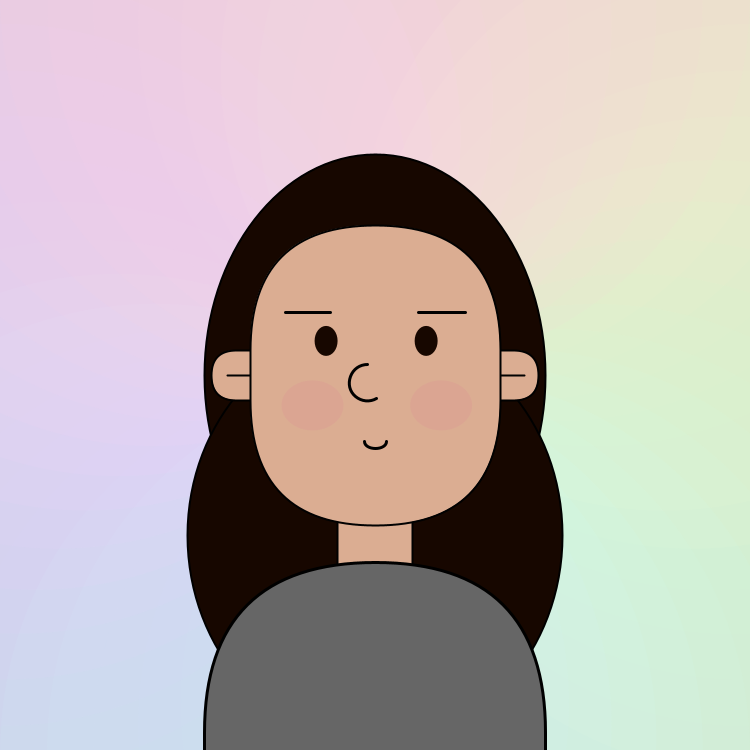
Frame 1 (no input)
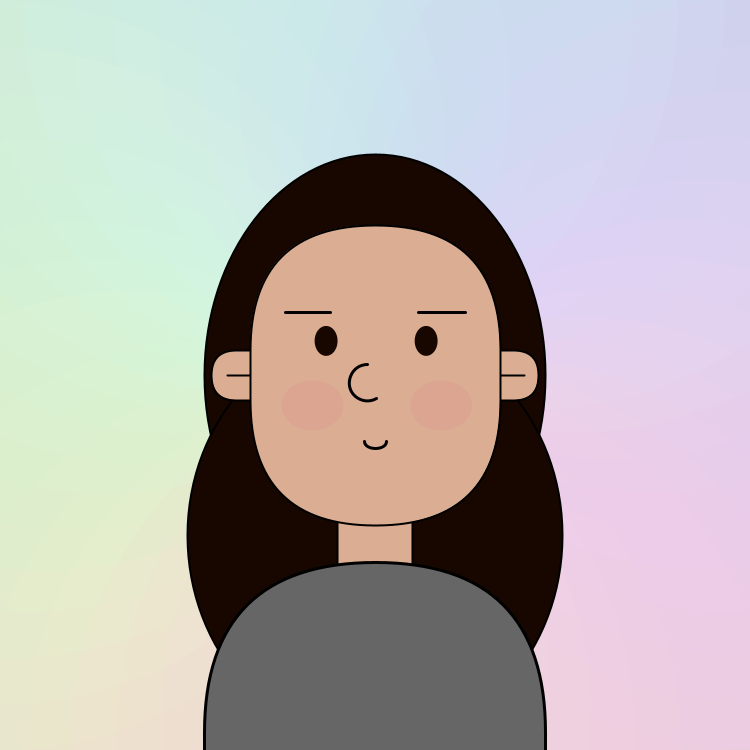
Frame 60 (the mouse pressed at the canvas centre just before this capture)
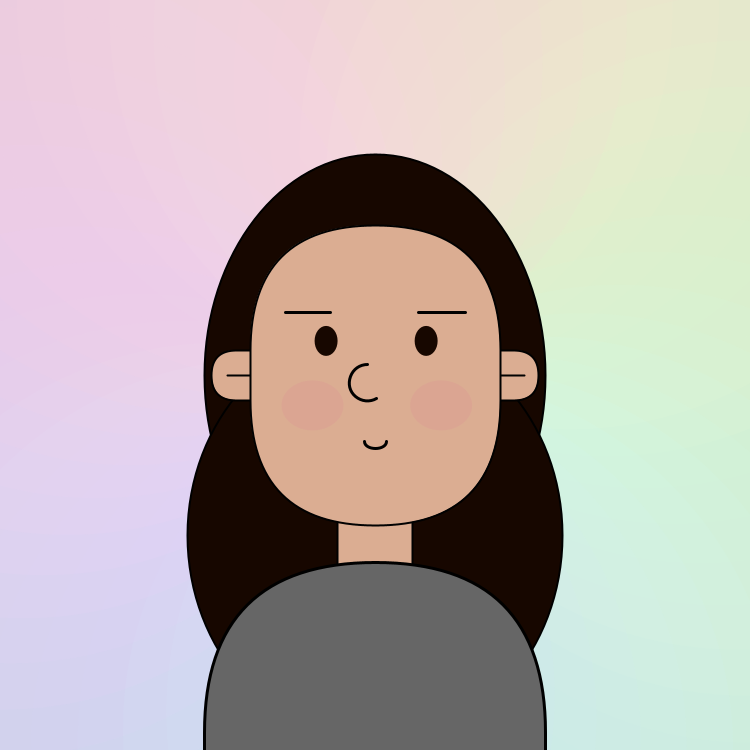
Frame 120 (the mouse held since frame 60 and released just before this capture)

The Processing sketch that drew these frames (run headless with seeded random() and noise(); from frame 60 on, the mouse is pressed at the canvas centre):

// Processing sketch: angelic_devil
// ── angelic_devil.pde
// Angelic Devil by Nicole Ajoy

/*** README ***/
// Click (and hold) on the left side of the character to see her angel form!
// Click (and hold) on the right side to see her devil form!

float angleFlower;
float angleTheta;

void setup() {
  // Initialize some values
  size(750, 750);
  background(#B3D7F5); // Blue
  rectMode(CENTER);
  
  angleFlower = 0;
  angleTheta = 0;
}
void draw() {
  if(mousePressed && mouseX < width/2) { // Angel
    background(#79A1CB); // Blue
    
    // Spinning flower background
    pushMatrix();
      noStroke();
      translate(width/2, height/2);
      rotate(angleFlower);
      for (int i = 0; i < 8; i++) { // Leaves
        rotate(PI/4);
        fill(#A6B994); // Green
        ellipse(0, -height/4, width/4, height/2.1);
      }
      angleFlower += 0.0025;
      rotate(angleFlower);
      for (int i = 0; i < 5; i++) { // Petals
        rotate(2*PI/5);
        fill(#F2F2F2); // White
        ellipse(0, -height/4, width/2.5, height/2.5);
      }
      angleFlower += 0.0025;
    popMatrix();
    
    // Wings
    stroke(0);
    fill(#F6F6F6); // White
    arc(width/2, height/1.3, width/1.25, height/3, 0, PI, CHORD);
    arc(width/2, height/1.2, width/1.35, height/4, 0, PI);
    arc(width/2, height/1.1, width/1.45, height/5, 0, PI);
    
    // Hair
    fill(#201616); // Dark brown
    ellipse(width/2, height/2, width/2.2, height/1.7);
    ellipse(width/2, height/1.4, width/2, height/1.8);
    
    // Ears
    stroke(0);
    fill(#DBAD92); // Skin color
    rect(width/2, height/2, width/2.3, height/15, 
         width/2.5, height/2.5, width, height);
    line(width/3.3, height/2, width/1.43, height/2);
    
    // Neck
    rect(width/2, height/1.4, width/10, width/5);
    
    // Head
    rect(width/2, height/2, width/3, height/2.5, 
         width/2, height/2, width/2, height/2);
         
    // Halo
    stroke(#FAE887); // Yellow
    strokeWeight(20);
    noFill();
    ellipse(width/2, height/6, width/3, height/10);
    
    // Eyes
    noStroke();
    fill(#170700); // Dark brown
    ellipse(width/2.3, height/2.2, width/32, height/25);
    ellipse(width/1.76, height/2.2, width/32, height/25);
    
    // Cheeks
    noStroke();
    fill(#DA8592, 100); // Lighter pink
    ellipse(width/2.4, height/1.85, width/12, height/15);
    ellipse(width/1.7, height/1.85, width/12, height/15);
    
    // Nose
    noFill();
    stroke(0);
    strokeWeight(3);
    arc(width/2.04, height/1.96, width/20, height/20, PI/3, (3*PI)/2);
    
    // Mouth
    arc(width/2, height/1.7, width/34, height/50, 0, PI);
    
    // Eyebrows
    line(width/2.63, height/2.35, width/2.27, height/2.4);
    line(width/1.79, height/2.4, width/1.61, height/2.35);
    
    // Shirt
    fill(#F0F0F0); // White
    rect(width/2, height, width/2.2, height/2, 
       width/2.5, height/2.5, width/2.5, height/2.5);
    
  }
  else if(mousePressed && mouseX > width/2) { // Devil
    background(#750B0B); // Red
    
    // Spider-web spinning
    translate(width/2, height/2);
    for(int i = 0; i < 25; i++) {
      rotate(TWO_PI/25);
      pushMatrix();
        stroke(0, 50);
        line(0, 0, 200, 0);
        translate(200, 0);
        rotate(angleTheta);
        for(int j = 0; j < 5; j++) {
          rotate(TWO_PI/5);
          line(-width/2, 0, -width/100, 0);
        }
      popMatrix();
    }
    angleTheta += 0.01;
    resetMatrix();
    
    // Devil tail
    beginShape();
    noFill();
    stroke(0);
    strokeWeight(5);
    curveVertex(width/2, height);
    curveVertex(width-100, height);
    curveVertex(width-100, height/2);
    curveVertex(width-100, height-100);
    endShape();
    fill(#8B2C2C); // Red
    triangle(width/1.25, height/2, width/1.153, 
             height/2, width/1.2, height/3); // Tip
    strokeWeight(2);
    
    // Hair
    fill(#201616); // Dark brown
    ellipse(width/2, height/2, width/2.2, height/1.7);
    ellipse(width/2, height/1.4, width/2, height/1.8);
    
    // Ears
    stroke(0);
    fill(#DBAD92); // Skin color
    rect(width/2, height/2, width/2.3, height/15, 
         width/2.5, height/2.5, width, height);
    line(width/3.3, height/2, width/1.43, height/2);
    
    // Neck
    rect(width/2, height/1.4, width/10, width/5);
    
    // Head
    rect(width/2, height/2, width/3, height/2.5, 
         width/2, height/2, width/2, height/2);
       
    // Devil horns
    fill(#8B2C2C); // Red
    arc(width/2.5, height/3.5, width/10, height/5, PI, 3*PI/2);
    arc(width/1.66, height/3.5, width/10, height/5, -PI/2, 0);
    
    // Eyes
    noStroke();
    fill(#170700); // Dark brown
    ellipse(width/2.3, height/2.2, width/25, height/50);
    ellipse(width/1.76, height/2.2, width/25, height/50);
    
    // Cheeks
    noStroke();
    fill(#DB5B6F, 75); // Darker pink
    ellipse(width/2.4, height/1.85, width/12, height/15);
    ellipse(width/1.7, height/1.85, width/12, height/15);
    
    // Nose
    noFill();
    stroke(0);
    strokeWeight(3);
    arc(width/2.04, height/1.96, width/20, height/20, PI/3, (3*PI)/2);
    
    // Mouth
    fill(#F9F6E2); // White
    arc(width/2, height/1.72, width/25, height/20, 0, PI, CHORD);
    
    // Eyebrows
    line(width/2.63, height/2.4, width/2.27, height/2.3);
    line(width/1.79, height/2.3, width/1.61, height/2.4);
    
    // Shirt
    fill(#8B2C2C); // Red
    rect(width/2, height, width/2.2, height/2, 
         width/2.5, height/2.5, width/2.5, height/2.5);
    
  } // END OF EVIL CHARACTER
  
  else {
    background(#CCCCCC); // Gray
    rectMode(CENTER);
    strokeWeight(2);
    
    // Rainbow circle background
    pushMatrix();
      colorMode(HSB);
      noFill();
      translate(width/2, height/2);
      rotate(angleTheta);
      for (int i = 0; i < 50; i++) {
        rotate(TWO_PI/50);
        noStroke();
        fill(i*5, 50, 255, 20);
        circle(0, -height/2, width-1);
      }
      angleTheta += 0.05;
      colorMode(RGB);
      stroke(0);
    popMatrix();
    
    // Hair
    fill(#170700); // Dark brown
    ellipse(width/2, height/2, width/2.2, height/1.7);
    ellipse(width/2, height/1.4, width/2, height/1.8);
    
    // Ears
    stroke(1);
    fill(#DBAD92); // Skin color
    rect(width/2, height/2, width/2.3, width/15,
         width/2.5, height/2.5, width, height);
    line(width/3.3, height/2, width/1.43, height/2);
    
    // Neck
    rect(width/2, height/1.4, width/10, width/5);
    
    // Head
    rect(width/2, height/2, width/3, height/2.5, 
         width/2, height/2, width/2, height/2);
    
    // Eyes
    noStroke();
    fill(#170700); // Dark brown
    ellipse(width/2.3, height/2.2, width/32, height/25);
    ellipse(width/1.76, height/2.2, width/32, height/25);
    
    // Cheeks
    noStroke();
    fill(#DA8592, 50); // Blush
    ellipse(width/2.4, height/1.85, width/12, height/15);
    ellipse(width/1.7, height/1.85, width/12, height/15);
    
    // Nose
    noFill();
    stroke(0);
    strokeWeight(3);
    arc(width/2.04, height/1.96, width/20, height/20, PI/3, (3*PI)/2);
    
    // Mouth
    arc(width/2, height/1.7, width/34, height/50, 0, PI);
    
    // Eyebrows
    line(width/2.63, height/2.4, width/2.27, height/2.4);
    line(width/1.79, height/2.4, width/1.61, height/2.4);
    
    // Shirt
    fill(#666666); // Dark gray
    rect(width/2, height, width/2.2, height/2, 
         width/2.5, height/2.5, width/2.5, height/2.5);
  }
}
